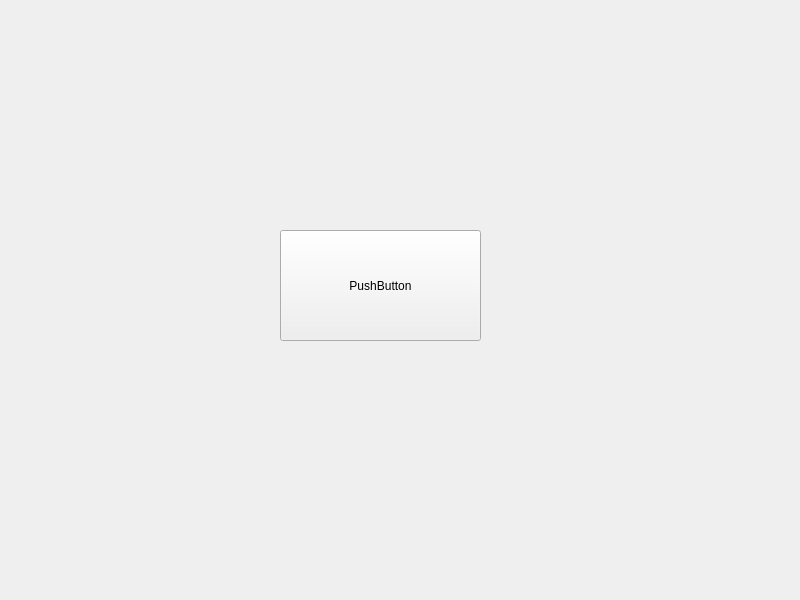
<?xml version="1.0" encoding="UTF-8"?>
<ui version="4.0">
 <class>MidTermUi</class>
 <widget class="QWidget" name="MidTermUi">
  <property name="geometry">
   <rect>
    <x>0</x>
    <y>0</y>
    <width>800</width>
    <height>600</height>
   </rect>
  </property>
  <property name="windowTitle">
   <string>MidTermUi</string>
  </property>
  <widget class="QPushButton" name="pushButton">
   <property name="geometry">
    <rect>
     <x>280</x>
     <y>230</y>
     <width>201</width>
     <height>111</height>
    </rect>
   </property>
   <property name="text">
    <string>PushButton</string>
   </property>
  </widget>
 </widget>
 <resources/>
 <connections/>
</ui>
